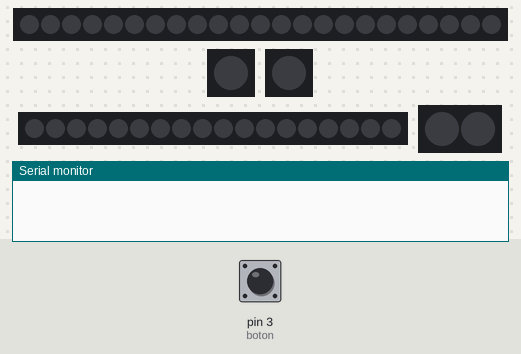
Bench run of a sketch on a simulated Arduino Uno, built with avr-gcc and run on an emulated ATmega328P. Parts: 23 RGB LEDs in strip order, left to right, 2 × 1 RGB LEDs in strip order, left to right, 18 RGB LEDs in strip order, left to right, 2 RGB LEDs in strip order, left to right, the last lines printed to the serial monitor. Inputs (shaded band) come from the test bench; at power-on: pin 3 (boton) HIGH. Dim RGB values are drawn brighter than linear; the strip is taken to match the declared colour order; no radio packets arrive unless stated.

Above: at 1.2 s.
1.3 s: pin 3 (boton) pulled LOW for 0.15 s
At 2.6 s:
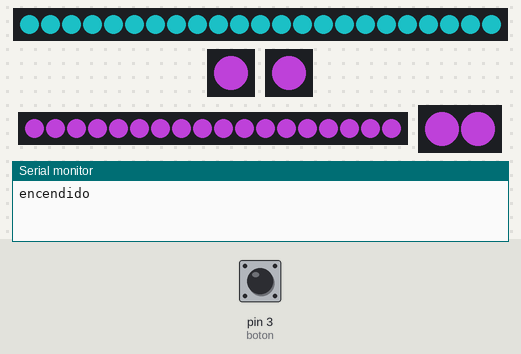
3.7 s: pin 3 (boton) pulled LOW for 1 s
At 5.6 s:
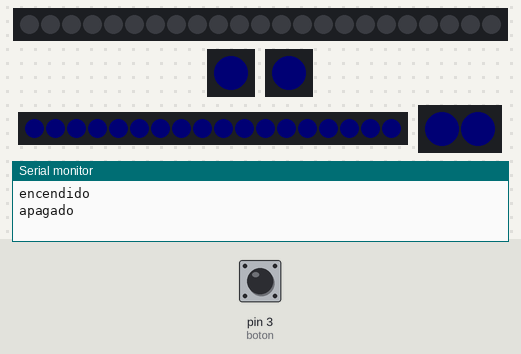
Timing chart, 0 to 7.1 s (numbered marks = the images above; inputs shaded):
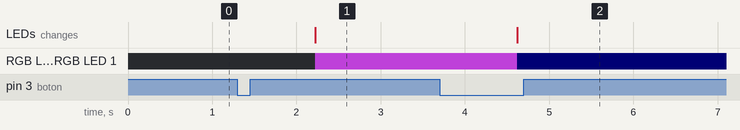

The sketch:

rfid_wifi_receptor_luces_todo_el_cuerpo.ino
```cpp
/*
---- Receiver Code ----
Mert Arduino Tutorial & Projects (YouTube)
Please Subscribe for Support
*/

#include <Adafruit_NeoPixel.h>

#include <SPI.h>      //the communication interface with the modem
#include "RF24.h"     //the library which helps us to control the radio modem
#include <nRF24L01.h>

RF24 radio(5,10);     /*This o--bject represents a modem connected to the Arduino.
                      Arguments 5 and 10 are a digital pin numbers to which signals
                      CE and CSN are connected.*/

const uint64_t pipe = 0xE8E8F0F0E1LL; //the address of the modem,that will receive data from the Arduino.

byte RFID_Data[4];

int boton = 3;
long tiempo_anterior_boton;
long diferencia_boton;

long tiempo_anterior =0;
long diferencia;

#define PIN_PECHO 6
#define NUMPIXELS_PECHO 23

#define PIN_BRAZO1 7
#define NUMPIXELS_BRAZO1 1

#define PIN_BRAZO2 8
#define NUMPIXELS_BRAZO2 1

#define PIN_TORSOABDOMEN 9
#define NUMPIXELS_TORSOABDOMEN 18

#define PIN_PIERNAS 4
#define NUMPIXELS_PIERNAS 2

Adafruit_NeoPixel pixelsPecho = Adafruit_NeoPixel(NUMPIXELS_PECHO, PIN_PECHO, NEO_GRB + NEO_KHZ800);
Adafruit_NeoPixel pixelsBrazo1 = Adafruit_NeoPixel(NUMPIXELS_BRAZO1, PIN_BRAZO1, NEO_RGBW + NEO_KHZ800);
Adafruit_NeoPixel pixelsBrazo2 = Adafruit_NeoPixel(NUMPIXELS_BRAZO2, PIN_BRAZO2, NEO_RGBW + NEO_KHZ800);
Adafruit_NeoPixel pixelsTorsoAbdomen = Adafruit_NeoPixel(NUMPIXELS_TORSOABDOMEN, PIN_TORSOABDOMEN, NEO_RGBW + NEO_KHZ800);
Adafruit_NeoPixel pixelsPiernas = Adafruit_NeoPixel(NUMPIXELS_PIERNAS, PIN_PIERNAS, NEO_RGBW + NEO_KHZ800);

bool encendido = false;
int cont = 0;

void setup(){
  Serial.begin(9600);

  pixelsPecho.begin(); // This initializes the NeoPixel library.
  pixelsPecho.show(); // initialize all pixels to "off"

  pixelsBrazo1.begin();
  pixelsBrazo1.show();

  pixelsBrazo2.begin();
  pixelsBrazo2.show();

  pixelsTorsoAbdomen.begin();
  pixelsTorsoAbdomen.show();

  pixelsPiernas.begin();
  pixelsPiernas.show();

  pinMode(boton, INPUT);
  attachInterrupt(digitalPinToInterrupt(boton), pulsacion, FALLING);

  radio.begin();                    //it activates the modem.
  radio.openReadingPipe(1, pipe);   //determines the address of our modem which receive data.
  radio.startListening();           //enable receiving data via modem

}

void loop(){
  if(radio.available()){            //checks whether any data have arrived at the address of the modem

    radio.read(&RFID_Data, sizeof(RFID_Data));
    char scannedRFID[10];
    sprintf(scannedRFID, "%02X%02X%02X%02X", RFID_Data[0], RFID_Data[1], RFID_Data[2], RFID_Data[3]);
    Serial.println(scannedRFID);
    cont++;
    if(cont>5){
    if(scannedRFID[0] == '8' && scannedRFID[1] == 'B' && scannedRFID[2] == 'B' &&
         scannedRFID[3] =='1' && scannedRFID[4] =='B' && scannedRFID[5] =='3' &&
         scannedRFID[6] =='1' && scannedRFID[7] =='B'){

  /*    if(scannedRFID[0] == 'D' && scannedRFID[1] == '4' && scannedRFID[2] == '9' &&
         scannedRFID[3] =='2' && scannedRFID[4] =='9' && scannedRFID[5] =='9' &&
         scannedRFID[6] =='1' && scannedRFID[7] =='3'){*/

      diferencia = millis() - tiempo_anterior;
      tiempo_anterior = millis();
      // Serial.println(diferencia);

      if(diferencia > 7000){
        cambiaEstadoLED();
        cont = 0;
      }
    }
    }
  }
 }

 void pulsacion(){
  diferencia_boton = millis() - tiempo_anterior_boton;
  tiempo_anterior_boton = millis();
  //Serial.println(diferencia);

  if(diferencia_boton > 500){
    cambiaEstadoLED();
  }
}

  void cambiaEstadoLED(){
    if(!encendido){
      encender();
      Serial.println("encendido");
    }
    else{
      apagar();
      Serial.println("apagado");
    }
    encendido = !encendido;
  }

void encender(){
  uint16_t i, j;

  for (j = 0; j < 150 ; j++) {
    for(int i=0;i<NUMPIXELS_PECHO;i++){
      pixelsPecho.setPixelColor(i, pixelsPecho.Color(23,161,165));
    }
    pixelsPecho.setBrightness(j);
    pixelsPecho.show();

    for(int i=0;i<NUMPIXELS_BRAZO1;i++){
      pixelsBrazo1.setPixelColor(i, pixelsBrazo1.Color(161,23,190, 50));
    }
    pixelsBrazo1.setBrightness(j);
    pixelsBrazo1.show();

    for(int i=0;i<NUMPIXELS_BRAZO2;i++){
      pixelsBrazo2.setPixelColor(i, pixelsBrazo2.Color(161,23,190, 50));
    }
    pixelsBrazo2.setBrightness(j);
    pixelsBrazo2.show();

    for(int i=0;i<NUMPIXELS_TORSOABDOMEN;i++){
      pixelsTorsoAbdomen.setPixelColor(i, pixelsTorsoAbdomen.Color(161,23,190, 50));
    }
    pixelsTorsoAbdomen.setBrightness(j);
    pixelsTorsoAbdomen.show();

    for(int i=0;i<NUMPIXELS_PIERNAS;i++){
      pixelsPiernas.setPixelColor(i, pixelsPiernas.Color(161,23,190, 50));
    }
    pixelsPiernas.setBrightness(j);
    pixelsPiernas.show();

    delay(20);
  }
}

void apagar(){
  uint16_t i, j;

  for (j = 150; j > 0; j--) {
    for(int i=0;i<NUMPIXELS_PECHO;i++){
      pixelsPecho.setPixelColor(i, pixelsPecho.Color(23,161,165));
    }
    pixelsPecho.setBrightness(j);
    pixelsPecho.show();

    for(int i=0;i<NUMPIXELS_BRAZO1;i++){
      pixelsBrazo1.setPixelColor(i, pixelsBrazo1.Color(161,23,190, 50));
    }
    pixelsBrazo1.setBrightness(j);
    pixelsBrazo1.show();

    for(int i=0;i<NUMPIXELS_BRAZO2;i++){
      pixelsBrazo2.setPixelColor(i, pixelsBrazo2.Color(161,23,190, 50));
    }
    pixelsBrazo2.setBrightness(j);
    pixelsBrazo2.show();

    for(int i=0;i<NUMPIXELS_TORSOABDOMEN;i++){
      pixelsTorsoAbdomen.setPixelColor(i, pixelsTorsoAbdomen.Color(161,23,190, 50));
    }
    pixelsTorsoAbdomen.setBrightness(j);
    pixelsTorsoAbdomen.show();

    for(int i=0;i<NUMPIXELS_PIERNAS;i++){
      pixelsPiernas.setPixelColor(i, pixelsPiernas.Color(161,23,190, 50));
    }
    pixelsPiernas.setBrightness(j);
    pixelsPiernas.show();

    delay(15);
  }

}
```

Measured:
- after the input at 1.3 s, RGB LED 0, RGB LED 0, RGB LED 0, RGB LED 1: off → RGB(123, 42, 140) after 0.92 s; the LEDs: change after 0.92 s (image 1)
- after the input at 3.7 s, RGB LED 0, RGB LED 0, RGB LED 0, RGB LED 1: RGB(123, 42, 140) → RGB(0, 0, 1) after 0.92 s; the LEDs: change after 0.92 s (image 2)
